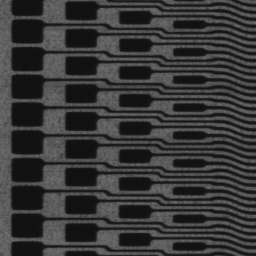
//> input picture practice3/canny/circuit.bmp, 256 x 256 px
$ ./main   (built with g++ and OpenCV 4)
//> lines starting //> are read from the running program, lines starting //| are printed output that depends on the picture
### practice3/canny/mycanny.h
#pragma once

#include "opencv2/core.hpp"

void myCanny(const cv::Mat& src, cv::Mat& dst, double threshold1, double threshold2);

### practice3/canny/mycanny.cpp
#pragma warning(disable: 4819)

#include "opencv2/opencv.hpp"
#include "mycanny.h"
#include <iostream>

using namespace cv;
using namespace std;

void myCanny(const Mat& src, Mat& dst, double threshold1, double threshold2)
{
	// 1. Gaussian filter
	// not necessarily needed, since it might delete some noises but it can blur the edges
	// at the same time.
	Mat gauss;
	GaussianBlur(src, gauss, Size(), 0.5);

	// 2. Gradient by Sobel operator
	Mat dx, dy;
	Sobel(gauss, dx, CV_32F, 1, 0);
	Sobel(gauss, dy, CV_32F, 0, 1);

	Mat mag(src.rows, src.cols, CV_32F);
	Mat ang(src.rows, src.cols, CV_32F);

	for (int j = 0; j < src.rows; j++) {
		float* pDx = dx.ptr<float>(j);
		float* pDy = dy.ptr<float>(j);
		float* pMag = mag.ptr<float>(j);
		float* pAng = ang.ptr<float>(j);

		for (int i = 0; i < src.cols; i++) {
			pMag[i] = sqrt(pDx[i] * pDx[i] + pDy[i] * pDy[i]);

			if (pDx[i] == 0)
				pAng[i] = 90.f;
			else
				pAng[i] = float(atan(pDy[i] / pDx[i]) * 180 / CV_PI);
		}
	}

	// 3. Non-maximum suppression
	enum DISTRICT { AREA0 = 0, AREA45, AREA90, AREA135, NOAREA };

	const uchar STRONG_EDGE = 255;
	const uchar WEAK_EDGE = 128;

	vector<Point2i> strong_edges;

	dst = Mat::zeros(src.rows, src.cols, CV_8U);

	int mag_value;
	bool local_max;
	int ang_array[] = { AREA0, AREA45, AREA45, AREA90, AREA90, AREA135, AREA135, AREA0 };
	for (int j = 1; j < src.rows - 1; j++) {
		for (int i = 1; i < src.cols - 1; i++) {

			// 그래디언트 크기가 th_low보다 큰 픽셀에 대해서만 국지적 최대 검사.
			// 국지적 최대인 픽셀에 대해서만 강한 엣지 또는 약한 엣지로 설정.
			mag_value = cvRound(mag.at<float>(j, i));
			if (mag_value > threshold1) {

				// 그래디언트 방향 계산 (4개 구역)
				int ang_idx = cvRound(ang.at<float>(j, i) / 22.5f);
				if (ang_idx > 8) ang_idx -= ang_idx;

				// 국지적 최대 검사
				local_max = false;
				switch (ang_array[ang_idx]) {
				case AREA0:
					if ((mag_value >= mag.at<float>(j, i - 1)) && (mag_value > mag.at<float>(j, i + 1)))
						local_max = true;
					break;
				case AREA45:
					if ((mag_value >= mag.at<float>(j - 1, i - 1)) && (mag_value > mag.at<float>(j + 1, i + 1)))
						local_max = true;
					break;
				case AREA90:
					if ((mag_value >= mag.at<float>(j - 1, i)) && (mag_value > mag.at<float>(j + 1, i)))
						local_max = true;
					break;
				case AREA135:
				default:
					if ((mag_value >= mag.at<float>(j - 1, i + 1)) && (mag_value > mag.at<float>(j + 1, i - 1)))
						local_max = true;
					break;
				}

				// 강한 엣지와 약한 엣지 구분.
				if (local_max) {
					if (mag_value > threshold2) {
						dst.at<uchar>(j, i) = STRONG_EDGE;
						strong_edges.push_back(Point2i(i, j));
					} else
						dst.at<uchar>(j, i) = WEAK_EDGE;
				}
			}
		}
	}


#define CHECK_WEAK_EDGE(x, y) \
	if (dst.at<uchar>(y, x) == WEAK_EDGE) { \
		dst.at<uchar>(y, x) = STRONG_EDGE; \
		strong_edges.push_back(Point2i(x, y)); \
	}

	// 4. Hysterisis edge tracking
	while (!strong_edges.empty()) {
		Point2i p = strong_edges.back();
		strong_edges.pop_back();

		// 강한 엣지 주변의 약한 엣지는 최종 엣지(강한 엣지)로 설정
		CHECK_WEAK_EDGE(p.x + 1, p.y)
		CHECK_WEAK_EDGE(p.x + 1, p.y + 1)
		CHECK_WEAK_EDGE(p.x, p.y + 1)
		CHECK_WEAK_EDGE(p.x - 1, p.y + 1)
		CHECK_WEAK_EDGE(p.x - 1, p.y)
		CHECK_WEAK_EDGE(p.x - 1, p.y - 1)
		CHECK_WEAK_EDGE(p.x, p.y - 1)
		CHECK_WEAK_EDGE(p.x + 1, p.y - 1)
	}

	// 끝까지 약한 엣지로 남아있는 픽셀은 모두 엣지가 아닌 것으로 판단.
	for (int j = 0; j < src.rows; j++) {
		for (int i = 0; i < src.cols; i++) {
			if (dst.at<uchar>(j, i) == WEAK_EDGE)
				dst.at<uchar>(j, i) = 0;
		}
	}
}

### practice3/canny/main.cpp
#pragma warning(disable: 4819)

#include "opencv2/opencv.hpp"
#include <iostream>

#include "mycanny.h"

using namespace cv;
using namespace std;

int main()
{
	Mat src = imread("circuit.bmp", IMREAD_GRAYSCALE);
//> src is the input picture: 256 rows x 256 cols, CV_8UC1; min 13, max 112, mean 55

	if (src.empty()) {
		cerr << "Image load failed!" << endl;
		return -1;
	}

	Mat dst1, dst2;
	Canny(src, dst1, 50, 150);
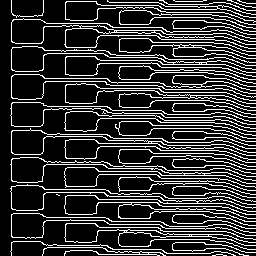
//> dst1: 256 rows x 256 cols, CV_8UC1; 20.5% white in thin lines or dots
	myCanny(src, dst2, 50, 150);
//> in myCanny, `Sobel(gauss, dx, CV_32F, 1, 0);`:
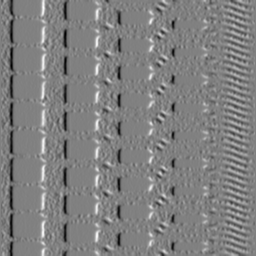
//> dx: 256 rows x 256 cols, CV_32FC1; min -234, max 229, mean -1.2; drawn with min black and max white
//> in myCanny, `Sobel(gauss, dy, CV_32F, 0, 1);`:
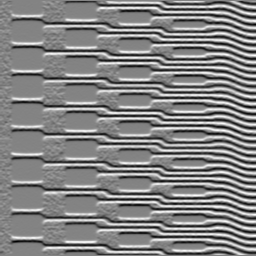
//> dy: 256 rows x 256 cols, CV_32FC1; min -281, max 264, mean -0.4; drawn with min black and max white
//> after the loop in myCanny, `for (int j = 0; j < src.rows; j++)`:
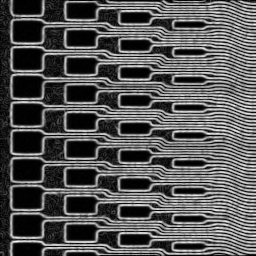
//> mag: 256 rows x 256 cols, CV_32FC1; min 0, max 281.8, mean 94.4; drawn with min black and max white
//> after the loop in myCanny, `for (int j = 0; j < src.rows; j++)`:
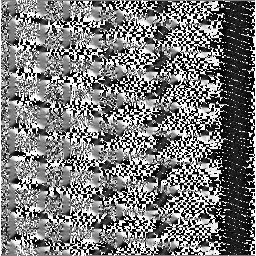
//> ang: 256 rows x 256 cols, CV_32FC1; min -89.78, max 90, mean -3.8; drawn with min black and max white
//> the loop in myCanny, `for (int j = 1; j < src.rows - 1; j++)` made 254 passes
//> (mag_value, local_max) on passes 1 to 3: (51, false), (72, false), (206, false)
//> after the loop in myCanny, `for (int j = 1; j < src.rows - 1; j++)`:
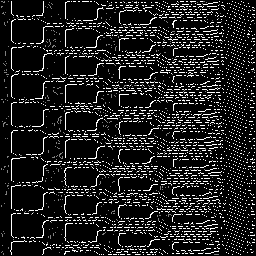
//> dst: 256 rows x 256 cols, CV_8UC1; min 0, max 255, mean 31.7
//> after the loop in myCanny, `for (int j = 1; j < src.rows - 1; j++)`: mag_value = 36; local_max = false; strong_edges = 7552 Points (x, y), first 12: [11, 1], [43, 1], [67, 1], [68, 1], [69, 1], [71, 1], [73, 1], [74, 1], [75, 1], [78, 1], [79, 1], [82, 1]
//> the loop in myCanny, `while (!strong_edges.empty())` made 8134 passes
//> p on passes 1 to 3: Point(240, 254), Point(232, 254), Point(162, 254)
//> after the loop in myCanny, `for (int j = 0; j < src.rows; j++)`:
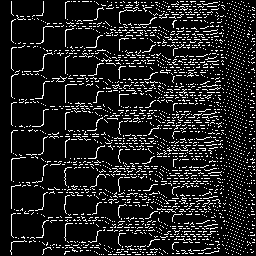
//> dst: 256 rows x 256 cols, CV_8UC1; 12.4% white in thin lines or dots

	imshow("src", src);
	imshow("OpenCV Canny", dst1);
	imshow("My Canny", dst2);

	waitKey(0);
	return 0;
}
